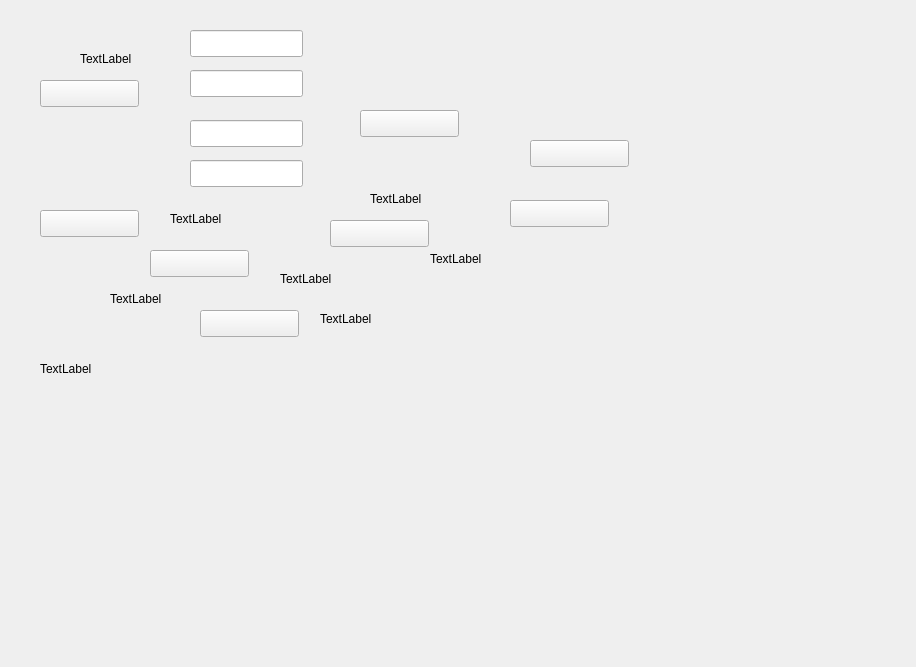
<?xml version="1.0" encoding="UTF-8"?>
<ui version="4.0">
 <class>QSettingCalibrationForm</class>
 <widget class="QWidget" name="QSettingCalibrationForm">
  <property name="windowModality">
   <enum>Qt::WindowModal</enum>
  </property>
  <property name="geometry">
   <rect>
    <x>0</x>
    <y>0</y>
    <width>916</width>
    <height>667</height>
   </rect>
  </property>
  <property name="windowTitle">
   <string>Form</string>
  </property>
  <widget class="QLabel" name="lb_settingCalibration_zhusai">
   <property name="geometry">
    <rect>
     <x>170</x>
     <y>210</y>
     <width>67</width>
     <height>17</height>
    </rect>
   </property>
   <property name="text">
    <string>TextLabel</string>
   </property>
  </widget>
  <widget class="QLabel" name="lb_settingCalibration_pengsuan">
   <property name="geometry">
    <rect>
     <x>370</x>
     <y>190</y>
     <width>67</width>
     <height>17</height>
    </rect>
   </property>
   <property name="text">
    <string>TextLabel</string>
   </property>
  </widget>
  <widget class="QLabel" name="lb_settingCalibration_xishishui">
   <property name="geometry">
    <rect>
     <x>280</x>
     <y>270</y>
     <width>67</width>
     <height>17</height>
    </rect>
   </property>
   <property name="text">
    <string>TextLabel</string>
   </property>
  </widget>
  <widget class="QLabel" name="lb_settingCalibration_yanse">
   <property name="geometry">
    <rect>
     <x>110</x>
     <y>290</y>
     <width>67</width>
     <height>17</height>
    </rect>
   </property>
   <property name="text">
    <string>TextLabel</string>
   </property>
  </widget>
  <widget class="QLabel" name="lb_settingCalibration_yanseyewei">
   <property name="geometry">
    <rect>
     <x>320</x>
     <y>310</y>
     <width>67</width>
     <height>17</height>
    </rect>
   </property>
   <property name="text">
    <string>TextLabel</string>
   </property>
  </widget>
  <widget class="QLabel" name="lb_settingCalibration_jian">
   <property name="geometry">
    <rect>
     <x>430</x>
     <y>250</y>
     <width>67</width>
     <height>17</height>
    </rect>
   </property>
   <property name="text">
    <string>TextLabel</string>
   </property>
  </widget>
  <widget class="QPushButton" name="pb_next">
   <property name="geometry">
    <rect>
     <x>360</x>
     <y>110</y>
     <width>99</width>
     <height>27</height>
    </rect>
   </property>
   <property name="text">
    <string/>
   </property>
  </widget>
  <widget class="QPushButton" name="pb_back">
   <property name="geometry">
    <rect>
     <x>530</x>
     <y>140</y>
     <width>99</width>
     <height>27</height>
    </rect>
   </property>
   <property name="text">
    <string/>
   </property>
  </widget>
  <widget class="QLabel" name="label">
   <property name="geometry">
    <rect>
     <x>170</x>
     <y>90</y>
     <width>67</width>
     <height>17</height>
    </rect>
   </property>
   <property name="text">
    <string/>
   </property>
  </widget>
  <widget class="QPushButton" name="pb_1">
   <property name="geometry">
    <rect>
     <x>40</x>
     <y>210</y>
     <width>99</width>
     <height>27</height>
    </rect>
   </property>
   <property name="text">
    <string/>
   </property>
  </widget>
  <widget class="QPushButton" name="pb_5">
   <property name="geometry">
    <rect>
     <x>150</x>
     <y>250</y>
     <width>99</width>
     <height>27</height>
    </rect>
   </property>
   <property name="text">
    <string/>
   </property>
  </widget>
  <widget class="QPushButton" name="pb_10">
   <property name="geometry">
    <rect>
     <x>200</x>
     <y>310</y>
     <width>99</width>
     <height>27</height>
    </rect>
   </property>
   <property name="text">
    <string/>
   </property>
  </widget>
  <widget class="QPushButton" name="pb_jianhao">
   <property name="geometry">
    <rect>
     <x>330</x>
     <y>220</y>
     <width>99</width>
     <height>27</height>
    </rect>
   </property>
   <property name="text">
    <string/>
   </property>
  </widget>
  <widget class="QPushButton" name="pb_jiahao">
   <property name="geometry">
    <rect>
     <x>510</x>
     <y>200</y>
     <width>99</width>
     <height>27</height>
    </rect>
   </property>
   <property name="text">
    <string/>
   </property>
  </widget>
  <widget class="QLabel" name="label_jiaozhun">
   <property name="geometry">
    <rect>
     <x>80</x>
     <y>50</y>
     <width>67</width>
     <height>17</height>
    </rect>
   </property>
   <property name="text">
    <string>TextLabel</string>
   </property>
  </widget>
  <widget class="QPushButton" name="pb_baipingheng">
   <property name="geometry">
    <rect>
     <x>40</x>
     <y>80</y>
     <width>99</width>
     <height>27</height>
    </rect>
   </property>
   <property name="text">
    <string/>
   </property>
  </widget>
  <widget class="QLineEdit" name="le_float">
   <property name="geometry">
    <rect>
     <x>190</x>
     <y>30</y>
     <width>113</width>
     <height>27</height>
    </rect>
   </property>
  </widget>
  <widget class="QLineEdit" name="le_int50">
   <property name="geometry">
    <rect>
     <x>190</x>
     <y>70</y>
     <width>113</width>
     <height>27</height>
    </rect>
   </property>
  </widget>
  <widget class="QLineEdit" name="le_int150">
   <property name="geometry">
    <rect>
     <x>190</x>
     <y>120</y>
     <width>113</width>
     <height>27</height>
    </rect>
   </property>
  </widget>
  <widget class="QLineEdit" name="le_jiajianfa">
   <property name="geometry">
    <rect>
     <x>190</x>
     <y>160</y>
     <width>113</width>
     <height>27</height>
    </rect>
   </property>
   <property name="readOnly">
    <bool>true</bool>
   </property>
  </widget>
  <widget class="QLabel" name="lbML">
   <property name="geometry">
    <rect>
     <x>40</x>
     <y>360</y>
     <width>67</width>
     <height>17</height>
    </rect>
   </property>
   <property name="text">
    <string>TextLabel</string>
   </property>
  </widget>
 </widget>
 <resources/>
 <connections/>
</ui>
